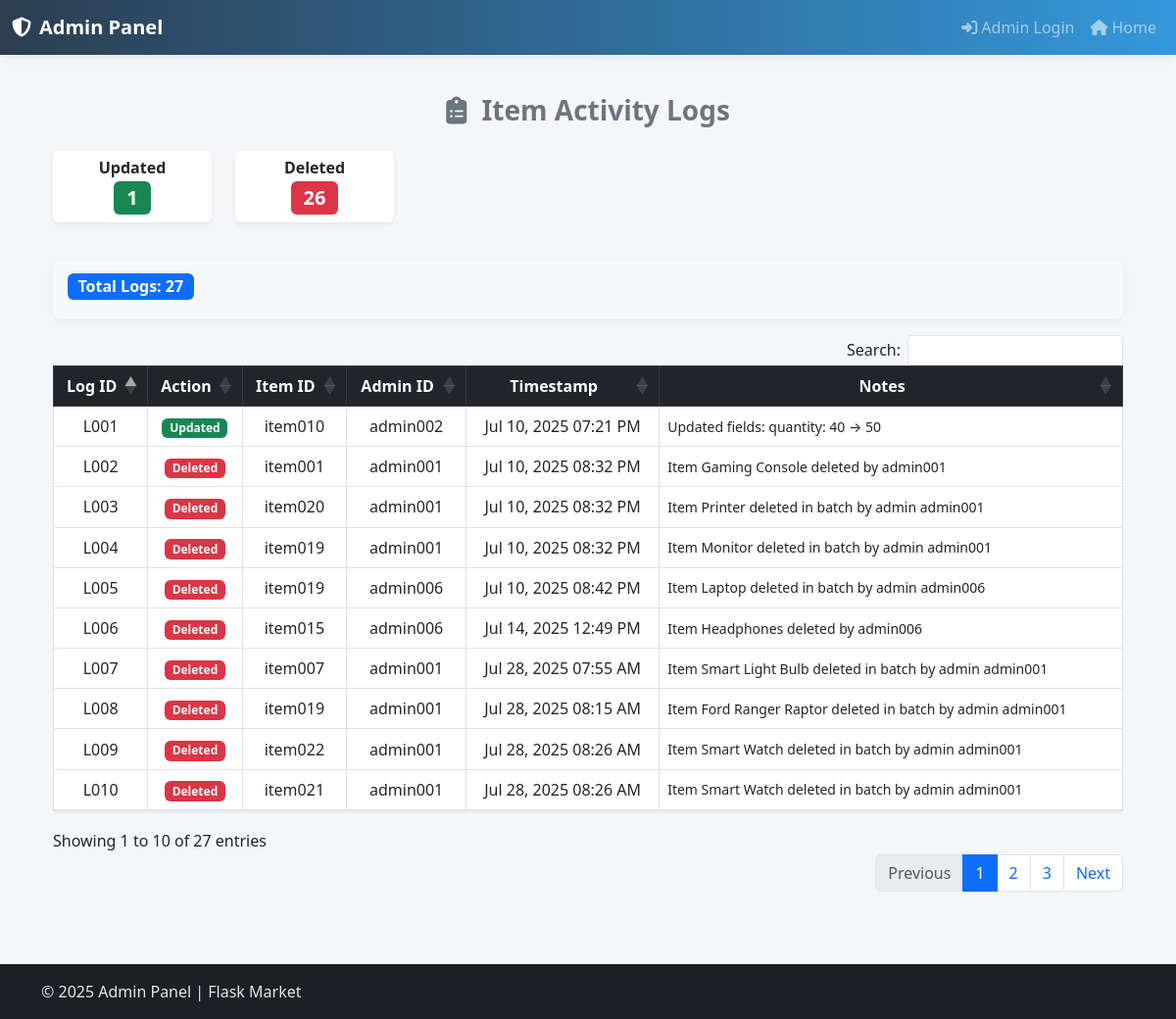
Page /admins/admin/item/activity on the committed database.
### admins/models.py (models this page shows, shortened)
class ItemManagementlog(db.Model):
    __tablename__ = 'item_management_log'
    log_id = db.Column(db.String(), primary_key=True)
    item_id = db.Column(db.String(), nullable=False)
    action = db.Column(db.String(length=50), nullable=False)
    admin_id = db.Column(db.String(), db.ForeignKey('admins.admin_id'), nullable=False)
    timestamp = db.Column(db.DateTime(timezone=True), nullable=False, default=lambda: datetime.now(ZoneInfo("Africa/Nairobi")))
    notes = db.Column(db.Text)
    admin = db.relationship('Admins', backref='management_logs')

### admins/routes.py (the view)
@admins_bp.route('/admin/item/activity')
def item_activity_log():
    logs = ItemManagementlog.query.order_by(ItemManagementlog.timestamp.desc()).all()
    return render_template('admin/items_manage_logs.html', logs=logs)

### admins/routes.py (called while the page is built)
@admins_bp.context_processor
def inject_now():
    eat = ZoneInfo("Africa/Nairobi")
    return {'now': datetime.now(tz=eat)}

@admins_bp.context_processor
def inject_stats():
    stats = {
        'total_items': Items.query.count(),
        'total_admins': Admins.query.count(),
        'pending_approvals': Admins.query.filter_by(is_approved=False).count(),
        'active_admins': Admins.query.filter_by(is_approved=True).count(),
        'updated_items': ItemManagementlog.query.filter_by(action='updated').count(),
        'deleted_items': ItemManagementlog.query.filter_by(action='deleted').count(),
    }
    recent_items_logs = ItemManagementlog.query.order_by(ItemManagementlog.timestamp.desc()).limit(5).all()
    recent_admins_logs = AdminActionLog.query.order_by(AdminActionLog.timestamp.desc()).limit(5).all()
    return {
        'stats': stats,
        'recent_admins_logs': recent_admins_logs,
        'recent_items_logs': recent_items_logs
    }

### admins/templates/admin/Items_manage_logs.html (shortened to what this page needs)
{% extends 'admin_base.html' %}
{% block content %}
<div class="container py-4">
    <h3 class="text-center mb-4 text-secondary fw-bold">
        <i class="fas fa-clipboard-list me-2"></i> Item Activity Logs
    </h3>
    <div class="row mb-4 align-center">
        {% set summary = {'updated': 0, 'deleted': 0} %}
        {% for log in logs %}
            {% if log.action in summary %}
                {% set _ = summary.update({log.action: summary[log.action] + 1}) %}
            {% endif %}
        {% endfor %}
        {% set badge_colors = {'updated': 'success', 'deleted': 'danger'} %}
        {% for action, count in summary.items() %}
        <div class="col-md-2 col-6 mb-3">
            <div class="card text-center border-0 shadow-sm">
                <div class="card-body py-2">
                    <h6 class="fw-bold text-capitalize mb-1">
                        {{ action }}
                    </h6>
                    <span class="badge bg-{{ badge_colors[action] }} fs-5">{{ count }}</span>
                </div>
            </div>
        </div>
        {% endfor %}
    </div>
    <div id="customToolbar" class="d-flex justify-content-between align-items-center mb-3 flex-wrap">
        <span class="badge bg-primary fs-6 mb-2">
            Total Logs: {{ logs|length }}
        </span>
    </div>
    <div class="table-responsive">
        <table id="itemLogTable" class="table table-hover table-bordered align-middle shadow-sm">
            <thead class="table-dark">
                <tr>
                    <th class="text-center">Log ID</th>
                    <th class="text-center">Action</th>
                    <th class="text-center">Item ID</th>
                    <th class="text-center">Admin ID</th>
                    <th class="text-center">Timestamp</th>
                    <th class="text-center">Notes</th>
                </tr>
            </thead>
            <tbody>
                {% for log in logs %}
                <tr>
                    <td class="text-center">{{ log.log_id }}</td>
                    <td class="text-center">
                        {% set color = badge_colors.get(log.action, 'secondary') %}
                        <span class="badge bg-{{ color }}">{{ log.action.capitalize() }}</span>
                    </td>
                    <td class="text-center">{{ log.item_id }}</td>
                    <td class="text-center">{{ log.admin_id }}</td>
                    <td class="text-center">{{ log.timestamp.strftime('%b %d, %Y %I:%M %p') }}</td>
                    <td class="text-wrap small">{{ log.notes }}</td>
                </tr>
                {% endfor %}
            </tbody>
        </table>
    </div>
</div>
{% endblock %}

### admins/templates/admin_base.html (style rules this page uses)
body { background-color: #f4f6f9; min-height: 100vh; display: flex; flex-direction: column; }

### admins/templates/admin/Items_manage_logs.html (style rules this page uses)
#customToolbar { background: #f8f9fa; border-radius: 8px; padding: 12px 15px; box-shadow: 0 2px 10px rgba(0, 0, 0, 0.05); }

### rows in the picture
ItemManagementlog: log_id "L010", action "Deleted", item_id "item021", admin_id "admin001", timestamp "Jul 28, 2025 08:26 AM", notes "Item Smart Watch deleted in batch by admin admin001"
ItemManagementlog: log_id "L009", action "Deleted", item_id "item022", admin_id "admin001", timestamp "Jul 28, 2025 08:26 AM", notes "Item Smart Watch deleted in batch by admin admin001"
ItemManagementlog: log_id "L008", action "Deleted", item_id "item019", admin_id "admin001", timestamp "Jul 28, 2025 08:15 AM", notes "Item Ford Ranger Raptor deleted in batch by admin admin001"
ItemManagementlog: log_id "L007", action "Deleted", item_id "item007", admin_id "admin001", timestamp "Jul 28, 2025 07:55 AM", notes "Item Smart Light Bulb deleted in batch by admin admin001"
ItemManagementlog: log_id "L006", action "Deleted", item_id "item015", admin_id "admin006", timestamp "Jul 14, 2025 12:49 PM", notes "Item Headphones deleted by admin006"
ItemManagementlog: log_id "L005", action "Deleted", item_id "item019", admin_id "admin006", timestamp "Jul 10, 2025 08:42 PM", notes "Item Laptop deleted in batch by admin admin006"
ItemManagementlog: log_id "L004", action "Deleted", item_id "item019", admin_id "admin001", timestamp "Jul 10, 2025 08:32 PM", notes "Item Monitor deleted in batch by admin admin001"
ItemManagementlog: log_id "L003", action "Deleted", item_id "item020", admin_id "admin001", timestamp "Jul 10, 2025 08:32 PM", notes "Item Printer deleted in batch by admin admin001"
ItemManagementlog: log_id "L002", action "Deleted", item_id "item001", admin_id "admin001", timestamp "Jul 10, 2025 08:32 PM", notes "Item Gaming Console deleted by admin001"
ItemManagementlog: log_id "L001", action "Updated", item_id "item010", admin_id "admin002", timestamp "Jul 10, 2025 07:21 PM", notes "Updated fields: quantity: 40 → 50"

### other values in the picture
{{ action }} "Updated" "Deleted"
{{ count }} "1" "26"
{{ logs|length }} "27"
